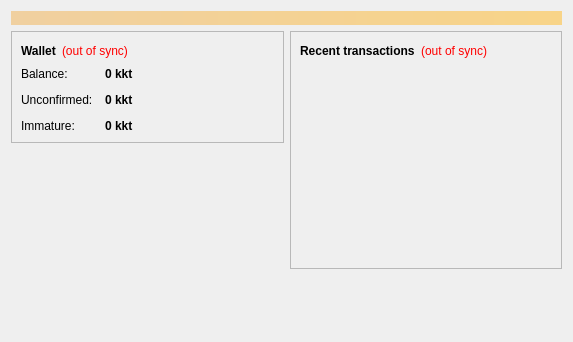
<?xml version="1.0" encoding="UTF-8"?>
<ui version="4.0">
 <class>OverviewPage</class>
 <widget class="QWidget" name="OverviewPage">
  <property name="geometry">
   <rect>
    <x>0</x>
    <y>0</y>
    <width>573</width>
    <height>342</height>
   </rect>
  </property>
  <property name="windowTitle">
   <string>Form</string>
  </property>
  <layout class="QVBoxLayout" name="topLayout">
   <item>
    <widget class="QLabel" name="labelAlerts">
     <property name="visible">
      <bool>false</bool>
     </property>
     <property name="styleSheet">
      <string notr="true">background-color: qlineargradient(x1: 0, y1: 0, x2: 1, y2: 0, stop:0 #F0D0A0, stop:1 #F8D488); color:#000000;</string>
     </property>
     <property name="wordWrap">
      <bool>true</bool>
     </property>
     <property name="margin">
      <number>3</number>
     </property>
    </widget>
   </item>
   <item>
    <layout class="QHBoxLayout" name="horizontalLayout" stretch="1,1">
     <item>
      <layout class="QVBoxLayout" name="verticalLayout_2">
       <item>
        <widget class="QFrame" name="frame">
         <property name="frameShape">
          <enum>QFrame::StyledPanel</enum>
         </property>
         <property name="frameShadow">
          <enum>QFrame::Raised</enum>
         </property>
         <layout class="QVBoxLayout" name="verticalLayout_4">
          <item>
           <layout class="QHBoxLayout" name="horizontalLayout_4">
            <item>
             <widget class="QLabel" name="label_5">
              <property name="font">
               <font>
                <weight>75</weight>
                <bold>true</bold>
               </font>
              </property>
              <property name="text">
               <string>Wallet</string>
              </property>
             </widget>
            </item>
            <item>
             <widget class="QLabel" name="labelWalletStatus">
              <property name="toolTip">
               <string>The displayed information may be out of date. Your wallet automatically synchronizes with the Kktcoin network after a connection is established, but this process has not completed yet.</string>
              </property>
              <property name="styleSheet">
               <string notr="true">QLabel { color: red; }</string>
              </property>
              <property name="text">
               <string notr="true">(out of sync)</string>
              </property>
              <property name="alignment">
               <set>Qt::AlignLeading|Qt::AlignLeft|Qt::AlignVCenter</set>
              </property>
             </widget>
            </item>
            <item>
             <spacer name="horizontalSpacer_2">
              <property name="orientation">
               <enum>Qt::Horizontal</enum>
              </property>
              <property name="sizeHint" stdset="0">
               <size>
                <width>40</width>
                <height>20</height>
               </size>
              </property>
             </spacer>
            </item>
           </layout>
          </item>
          <item>
           <layout class="QFormLayout" name="formLayout_2">
            <property name="fieldGrowthPolicy">
             <enum>QFormLayout::AllNonFixedFieldsGrow</enum>
            </property>
            <property name="horizontalSpacing">
             <number>12</number>
            </property>
            <property name="verticalSpacing">
             <number>12</number>
            </property>
            <item row="0" column="0">
             <widget class="QLabel" name="label">
              <property name="text">
               <string>Balance:</string>
              </property>
             </widget>
            </item>
            <item row="0" column="1">
             <widget class="QLabel" name="labelBalance">
              <property name="font">
               <font>
                <weight>75</weight>
                <bold>true</bold>
               </font>
              </property>
              <property name="cursor">
               <cursorShape>IBeamCursor</cursorShape>
              </property>
              <property name="toolTip">
               <string>Your current balance</string>
              </property>
              <property name="text">
               <string notr="true">0 kkt</string>
              </property>
              <property name="textInteractionFlags">
               <set>Qt::LinksAccessibleByMouse|Qt::TextSelectableByKeyboard|Qt::TextSelectableByMouse</set>
              </property>
             </widget>
            </item>
            <item row="1" column="0">
             <widget class="QLabel" name="label_3">
              <property name="text">
               <string>Unconfirmed:</string>
              </property>
             </widget>
            </item>
            <item row="1" column="1">
             <widget class="QLabel" name="labelUnconfirmed">
              <property name="font">
               <font>
                <weight>75</weight>
                <bold>true</bold>
               </font>
              </property>
              <property name="cursor">
               <cursorShape>IBeamCursor</cursorShape>
              </property>
              <property name="toolTip">
               <string>Total of transactions that have yet to be confirmed, and do not yet count toward the current balance</string>
              </property>
              <property name="text">
               <string notr="true">0 kkt</string>
              </property>
              <property name="textInteractionFlags">
               <set>Qt::LinksAccessibleByMouse|Qt::TextSelectableByKeyboard|Qt::TextSelectableByMouse</set>
              </property>
             </widget>
            </item>
            <item row="2" column="0">
             <widget class="QLabel" name="labelImmatureText">
              <property name="text">
               <string>Immature:</string>
              </property>
             </widget>
            </item>
            <item row="2" column="1">
             <widget class="QLabel" name="labelImmature">
              <property name="font">
               <font>
                <weight>75</weight>
                <bold>true</bold>
               </font>
              </property>
              <property name="toolTip">
               <string>Mined balance that has not yet matured</string>
              </property>
              <property name="text">
               <string notr="true">0 kkt</string>
              </property>
              <property name="textInteractionFlags">
               <set>Qt::LinksAccessibleByMouse|Qt::TextSelectableByKeyboard|Qt::TextSelectableByMouse</set>
              </property>
             </widget>
            </item>
           </layout>
          </item>
         </layout>
        </widget>
       </item>
       <item>
        <spacer name="verticalSpacer">
         <property name="orientation">
          <enum>Qt::Vertical</enum>
         </property>
         <property name="sizeHint" stdset="0">
          <size>
           <width>20</width>
           <height>40</height>
          </size>
         </property>
        </spacer>
       </item>
      </layout>
     </item>
     <item>
      <layout class="QVBoxLayout" name="verticalLayout_3">
       <item>
        <widget class="QFrame" name="frame_2">
         <property name="frameShape">
          <enum>QFrame::StyledPanel</enum>
         </property>
         <property name="frameShadow">
          <enum>QFrame::Raised</enum>
         </property>
         <layout class="QVBoxLayout" name="verticalLayout">
          <item>
           <layout class="QHBoxLayout" name="horizontalLayout_2">
            <item>
             <widget class="QLabel" name="label_4">
              <property name="text">
               <string>&lt;b&gt;Recent transactions&lt;/b&gt;</string>
              </property>
             </widget>
            </item>
            <item>
             <widget class="QLabel" name="labelTransactionsStatus">
              <property name="toolTip">
               <string>The displayed information may be out of date. Your wallet automatically synchronizes with the Kktcoin network after a connection is established, but this process has not completed yet.</string>
              </property>
              <property name="styleSheet">
               <string notr="true">QLabel { color: red; }</string>
              </property>
              <property name="text">
               <string notr="true">(out of sync)</string>
              </property>
              <property name="alignment">
               <set>Qt::AlignRight|Qt::AlignTrailing|Qt::AlignVCenter</set>
              </property>
             </widget>
            </item>
            <item>
             <spacer name="horizontalSpacer">
              <property name="orientation">
               <enum>Qt::Horizontal</enum>
              </property>
              <property name="sizeHint" stdset="0">
               <size>
                <width>40</width>
                <height>20</height>
               </size>
              </property>
             </spacer>
            </item>
           </layout>
          </item>
          <item>
           <widget class="QListView" name="listTransactions">
            <property name="styleSheet">
             <string notr="true">QListView { background: transparent; }</string>
            </property>
            <property name="frameShape">
             <enum>QFrame::NoFrame</enum>
            </property>
            <property name="verticalScrollBarPolicy">
             <enum>Qt::ScrollBarAlwaysOff</enum>
            </property>
            <property name="horizontalScrollBarPolicy">
             <enum>Qt::ScrollBarAlwaysOff</enum>
            </property>
            <property name="selectionMode">
             <enum>QAbstractItemView::NoSelection</enum>
            </property>
           </widget>
          </item>
         </layout>
        </widget>
       </item>
       <item>
        <spacer name="verticalSpacer_2">
         <property name="orientation">
          <enum>Qt::Vertical</enum>
         </property>
         <property name="sizeHint" stdset="0">
          <size>
           <width>20</width>
           <height>40</height>
          </size>
         </property>
        </spacer>
       </item>
      </layout>
     </item>
    </layout>
   </item>
  </layout>
 </widget>
 <resources/>
 <connections/>
</ui>
